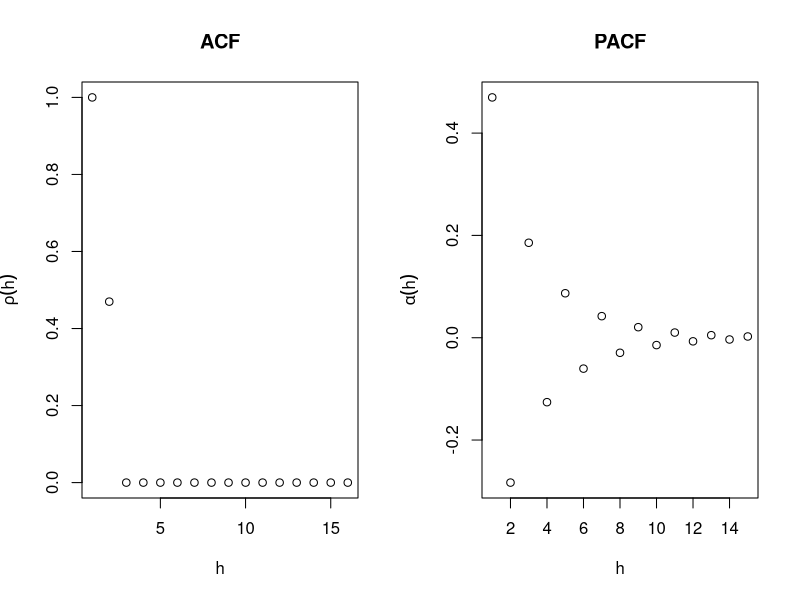
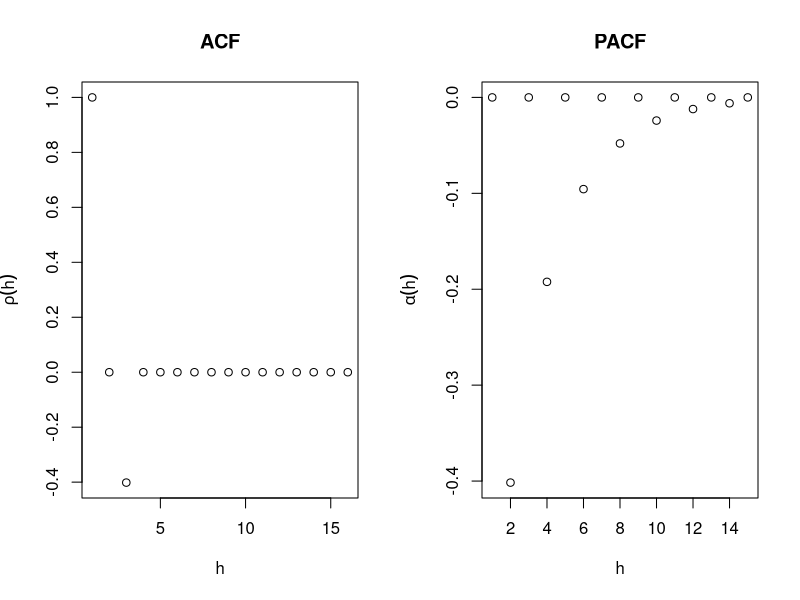
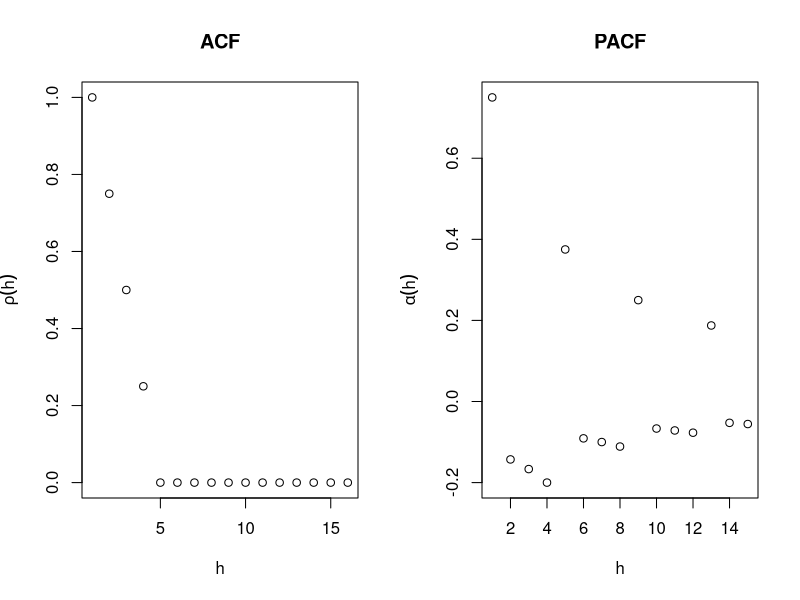
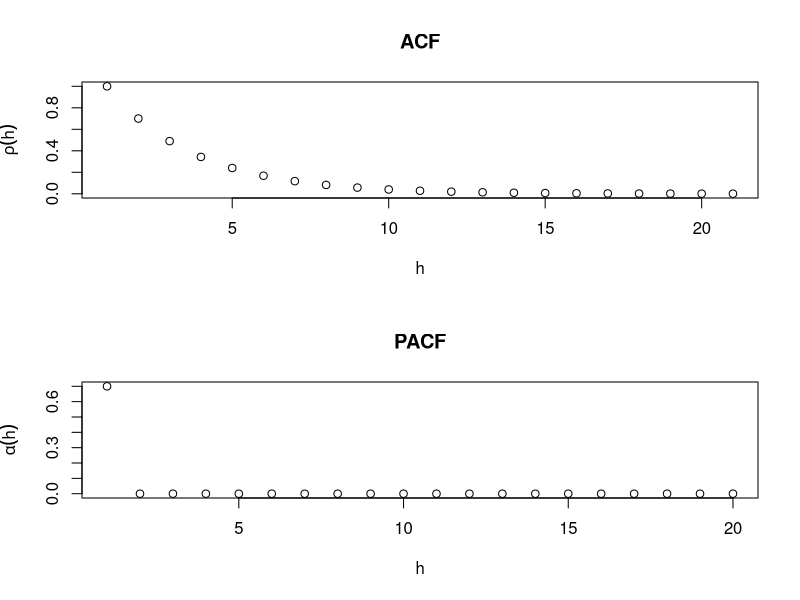
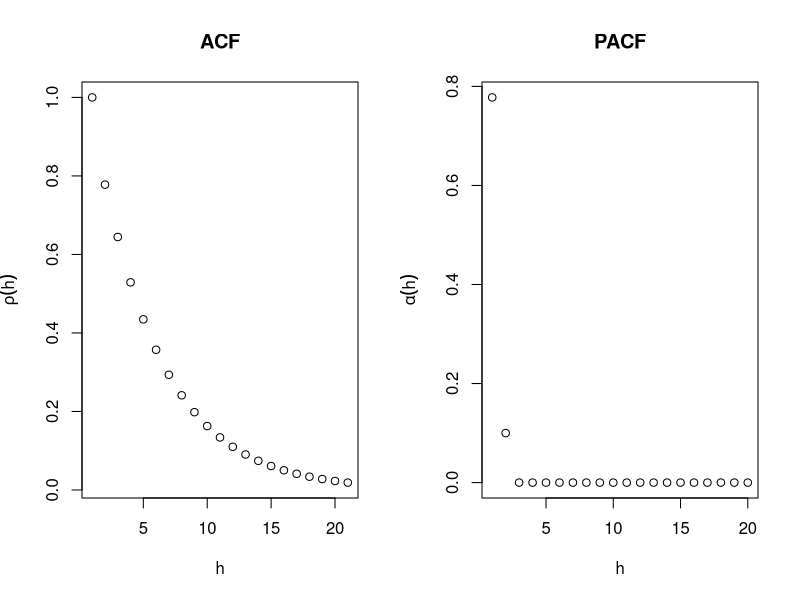
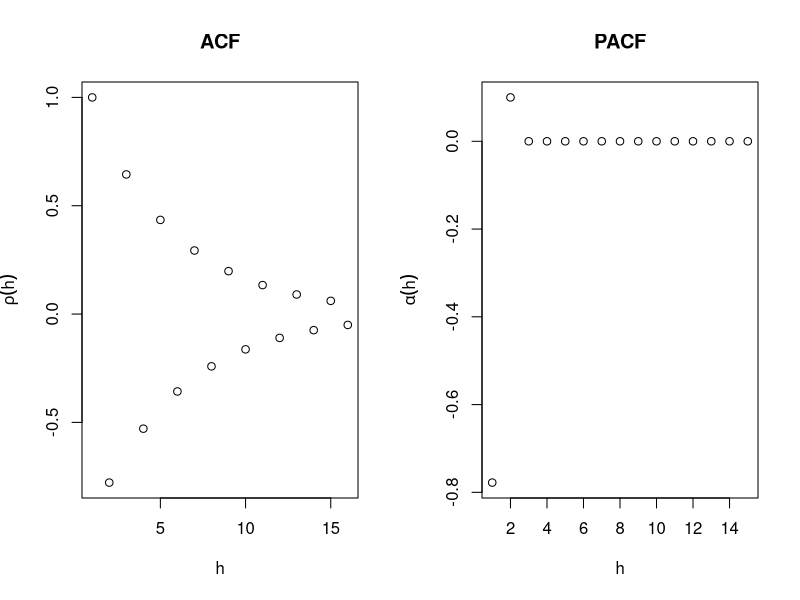
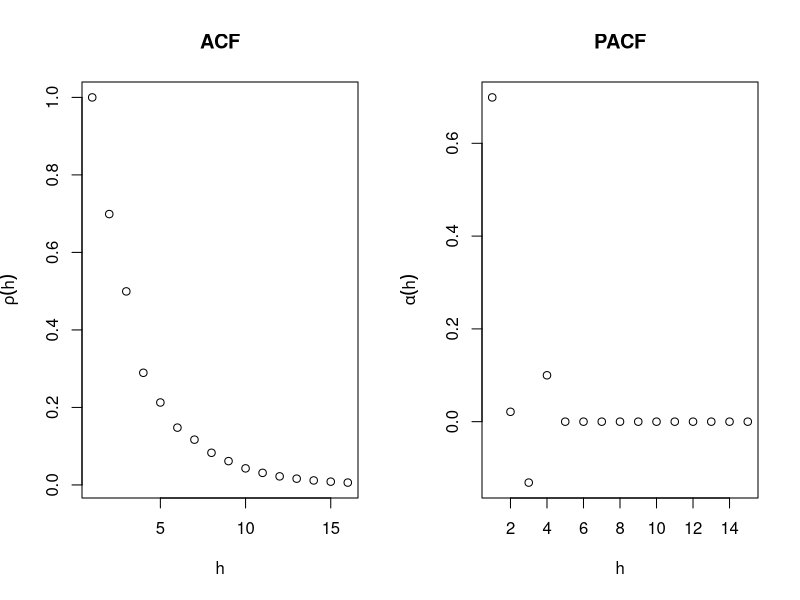
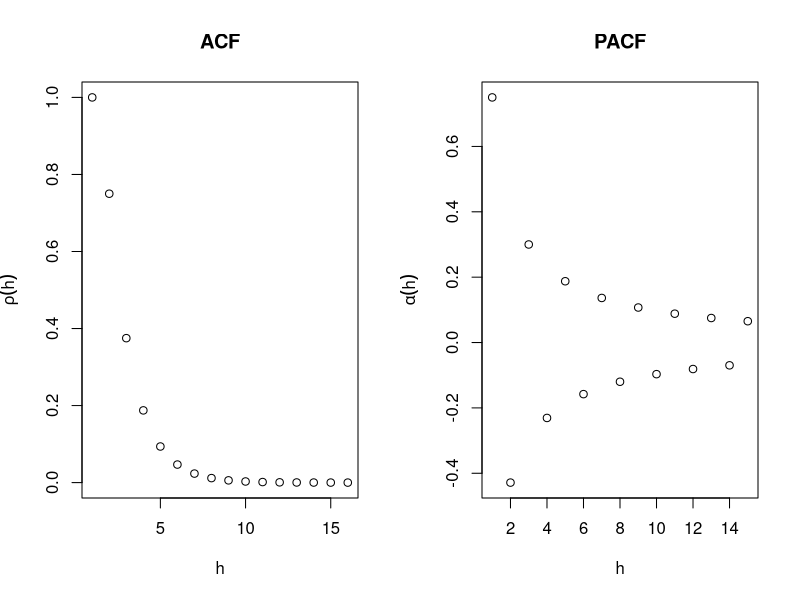

Write R code to recreate these figures, in order.
################################

#### Theoretical ACF and PACF ####

################################

#MA(1) (theoretical)
par(mfcol=c(1,2))
plot(ARMAacf(ar = numeric(0), ma = c(0.7), lag.max = 15, pacf = F), main="ACF", ylab=expression(rho(h)),xlab='h')
plot(ARMAacf(ar = numeric(0), ma = c(0.7), lag.max = 15, pacf = T), main="PACF", ylab=expression(alpha(h)),xlab='h')

#MA(2) (theoretical)
par(mfcol=c(1,2))
plot(ARMAacf(ar = numeric(0), ma = c(0.7, -1), lag.max = 15, pacf = F), main="ACF", ylab=expression(rho(h)),xlab='h')
plot(ARMAacf(ar = numeric(0), ma = c(0.7, -1), lag.max = 15, pacf = T), main="PACF", ylab=expression(alpha(h)),xlab='h')

#MA(3) (theoretical)
par(mfcol=c(1,2))
plot(ARMAacf(ar = numeric(0), ma = c(1, 1, 1), lag.max = 15, pacf = F), main="ACF", ylab=expression(rho(h)),xlab='h')
plot(ARMAacf(ar = numeric(0), ma = c(1, 1, 1), lag.max = 15, pacf = T), main="PACF", ylab=expression(alpha(h)),xlab='h')

#AR(1) (theoretical)
par(mar=c())
par(mfcol=c(2,1))
plot(ARMAacf(ar = c(0.7), ma = numeric(0), lag.max = 20, pacf = F), main="ACF", ylab=expression(rho(h)),xlab='h')
plot(ARMAacf(ar = c(0.7), ma = numeric(0), lag.max = 20, pacf = T), main="PACF", ylab=expression(alpha(h)),xlab='h')

#AR(2) (theoretical)
par(mfcol=c(1,2))
plot(ARMAacf(ar = c(0.7, 0.1), ma = numeric(0), lag.max = 20, pacf = F), main="ACF", ylab=expression(rho(h)),xlab='h')
plot(ARMAacf(ar = c(0.7, 0.1), ma = numeric(0), lag.max = 20, pacf = T), main="PACF", ylab=expression(alpha(h)),xlab='h')

#AR(2) (theoretical) - different parameters from previous case
par(mfcol=c(1,2))
plot(ARMAacf(ar = c(-0.7, 0.1), ma = numeric(0), lag.max = 15, pacf = F), main="ACF", ylab=expression(rho(h)),xlab='h')
plot(ARMAacf(ar = c(-0.7, 0.1), ma = numeric(0), lag.max = 15, pacf = T), main="PACF",ylab=expression(alpha(h)),xlab='h')

#AR(4) (theoretical)
par(mfcol=c(1,2))
plot(ARMAacf(ar = c(0.7, 0.1, -0.2, 0.1), ma = numeric(0), lag.max = 15, pacf = F), main="ACF",ylab=expression(rho(h)),xlab='h')
plot(ARMAacf(ar = c(0.7, 0.1, -0.2, 0.1), ma = numeric(0), lag.max = 15, pacf = T), main="PACF", ylab=expression(alpha(h)),xlab='h')

#ARMA(1,1) (theoretical)
par(mfcol=c(1,2))
plot(ARMAacf(ar = c(0.5), ma = c(1), lag.max = 15, pacf = F), main="ACF", ylab=expression(rho(h)),xlab='h')
plot(ARMAacf(ar = c(0.5), ma = c(1), lag.max = 15, pacf = T), main="PACF", ylab=expression(alpha(h)),xlab='h')

#ARMA(2,1) (theoretical)
par(mfcol=c(1,2))
plot(ARMAacf(ar = c(0.3,0.65), ma = c(-0.5), lag.max = 15, pacf = F), main="ACF", ylab=expression(rho(h)),xlab='h')
plot(ARMAacf(ar = c(0.3,0.65), ma = c(-0.5), lag.max = 15, pacf = T), main="PACF", ylab=expression(alpha(h)),xlab='h')

##############################################################

#### Sample estimates for ACF and PACF based on simulated data ####

##############################################################
#MA(1) (estimates based on simulated data)
par(mfcol=c(3,1))
data.sim <- arima.sim(n = 200, list(ma = c(0.7)), sd = sqrt(1))
plot(data.sim, main="Simulated Data")
acf(data.sim)
acf(data.sim, type="partial")

#MA(2) (estimates based on simulated data)
par(mfcol=c(3,1))
data.sim <- arima.sim(n = 200, list(ma = c(0.7,-1)), sd = sqrt(1))
plot(data.sim, main="Simulated Data")
acf(data.sim)
acf(data.sim, type="partial")

#MA(3) (estimates based on simulated data)
par(mfcol=c(3,1))
data.sim <- arima.sim(n = 200, list(ma = c(1,1,1)), sd = sqrt(1))
plot(data.sim, main="Simulated Data")
acf(data.sim)
acf(data.sim, type="partial")

#AR(1) (estimates based on simulated data)
par(mfcol=c(3,1))
data.sim <- arima.sim(n = 200, list(ar = c(0.7)), sd = sqrt(1))
plot(data.sim, main="Simulated Data")
acf(data.sim)
acf(data.sim, type="partial")

#AR(2) (estimates based on simulated data)
par(mfcol=c(3,1))
data.sim <- arima.sim(n = 200, list(ar = c(-0.7, 0.1)), sd = sqrt(1))
plot(data.sim, main="Simulated Data")
acf(data.sim)
acf(data.sim, type="partial")

#AR(4) (estimates based on simulated data)
par(mfcol=c(3,1))
data.sim <- arima.sim(n = 200, list(ar = c(0.7, 0.1, -0.2, 0.1)), sd = sqrt(1))
plot(data.sim, main="Simulated Data")
acf(data.sim)
acf(data.sim, type="partial")

#ARMA(1,1) (estimates based on simulated data)
par(mfcol=c(3,1))
data.sim <- arima.sim(n = 200, list(ar=c(0.5) , ma = c(1)), sd = sqrt(1))
plot(data.sim, main="Simulated Data")
acf(data.sim)
acf(data.sim, type="partial")

#ARMA(2,1) (estimates based on simulated data)
par(mfcol=c(3,1))
data.sim <- arima.sim(n = 200, list(ar=c(0.3,0.65) , ma = c(-0.5)), sd = sqrt(1))
plot(data.sim, main="Simulated Data")
acf(data.sim)
acf(data.sim, type="partial")



##########################
### Ma(2) basic simulation ###
##########################

theta1 <- 0.75 #define parameters
theta2 <- 0.3
n <- 500 #sample size
z <- rnorm(n) #Innovations
x <- seq(0, length=n)
x[1] <- z[1] #initial values
x[2] <- z[2]
for(i in 3:n) #generating output
{
  x[i] <- z[i] + theta1*z[i-1]+ theta2*z[i-2]
}

#plotting
par(mfcol=c(1,2))
plot(x, type='l', main="simulated MA(2) process")
acf(x, main="ACF of simulated MA(2) process")


##########################
### AR(1) basic simulation ###
##########################
phi <- 1 #define parameters
n <- 500 #sample size
z <- rnorm(n) #Innovations
x <- seq(0, length=n)
x[1] <- z[1] #initial values
for(i in 2:n)
{
  x[i] <- phi*x[i-1]+ z[i]
}

#plotting
par(mfcol=c(1,2))
plot(x, type='l', main="simulated AR process")
acf(x, main="ACF of simulated AR process")